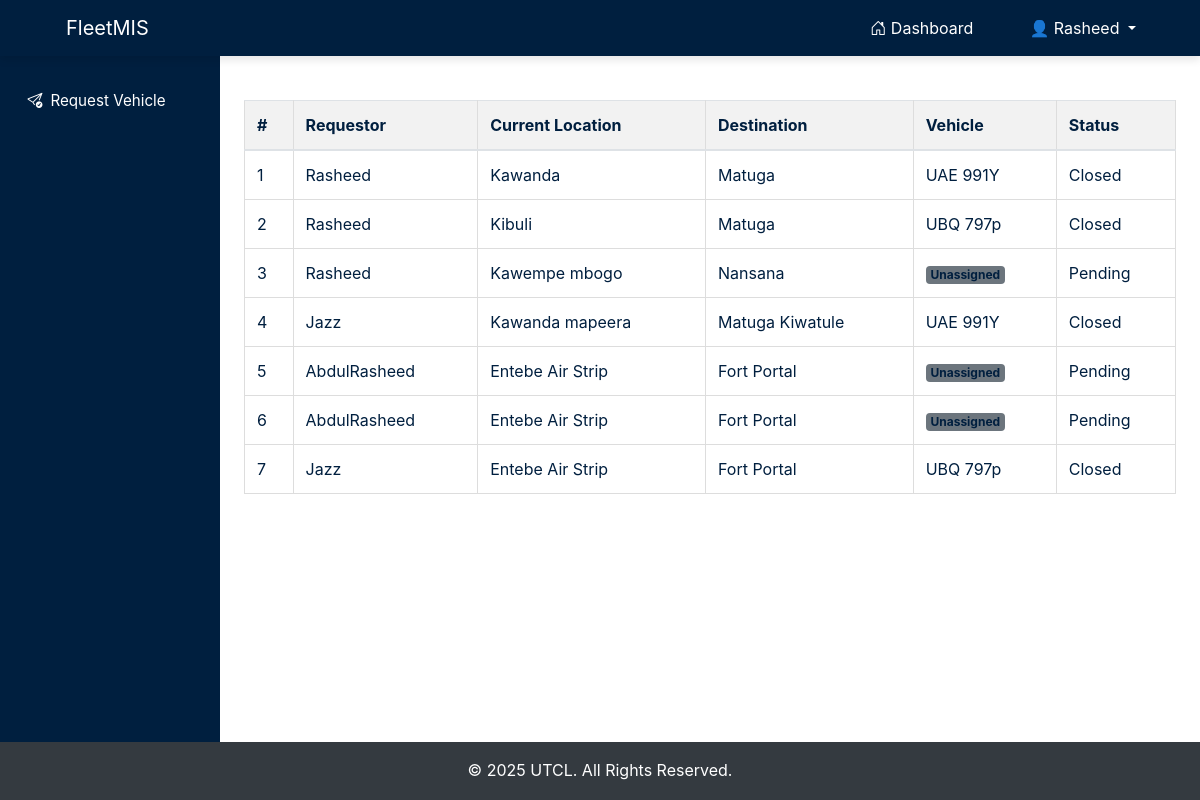
Screenshot of /requests/ (signed in) with the database file from the repository.
### fleetApp/models.py (models this page shows, shortened)
class Request(models.Model):
    REQUEST_STATE = [
        ("P", "Pending"),
        ("O", "Open"),
        ("C", "Closed"),
    ]
    requestor = models.ForeignKey(User, on_delete=models.CASCADE, related_name="requests")
    request_date = models.DateField(auto_now_add=True)
    current_location = models.CharField(max_length=50)
    destination = models.CharField(max_length=50)
    purpose = models.CharField(max_length=100)
    vehicle = models.ForeignKey('Vehicle', on_delete=models.CASCADE, null=True, blank=True)
    time_of_allocation = models.DateTimeField(null=True, blank=True)
    request_status = models.CharField(max_length=1, choices=REQUEST_STATE, default="P")
    mileage_at_assignment = models.IntegerField(null=True, blank=True)
    mileage_at_return = models.IntegerField(null=True, blank=True)

class Vehicle(models.Model):
  ENGIN = [
    ("GAS", "Gasoline"),
    ("HYB", "Hybrid"),
    ("DIS", "Diesel"),
    ("ELE", "Electric")
  ]
  STATUS = [
    ("Av", "Available"),
    ("Allocated", "Allocated")
  ]
  vehicle_plate = models.CharField(max_length=20)
  vehicle_type = models.CharField(max_length=50)
  mileage = models.PositiveIntegerField()
  engine_type = models.CharField(max_length=4, choices=ENGIN)
  status = models.CharField(max_length=9, choices=STATUS, default="Available")

### fleetApp/views.py (the view)
# urls.py: path('requests/', views.request_list, name='request_list'),
@login_required
def request_list(request):
    status_filter = request.GET.get('status')
    if status_filter == 'pending':
        requests = Request.objects.filter(request_status='P')  # 'P' for Pending
    elif status_filter == 'closed':
        requests = Request.objects.filter(request_status='C')  # 'C' for Closed
    else:
        requests = Request.objects.all()  # Default: show all requests
    context = {
        'requests': requests
    }
    return render(request, 'fleetApp/requisition/request_list.html', context)

### fleetApp/templatetags/group_tags.py (called while the page is built)
@register.filter(name='has_group')
def has_group(user, group_name):
    return user.groups.filter(name=group_name).exists()

### fleetApp/templates/fleetApp/requisition/request_list.html (shortened to what this page needs)
{% extends "main.html" %}
{% load crispy_forms_tags %}
{% block content %}
<table class="table">
    <thead>
        <tr>
            <th>#</th>
            <th>Requestor</th>
            <th>Current Location</th>
            <th>Destination</th>
            <th>Vehicle</th>
            <th>Status</th>
        </tr>
    </thead>
    <tbody>
        {% for request in requests %}
        <tr>
            <td>{{ forloop.counter }}</td>
            <td>{{ request.requestor.username }}</td>
            <td>{{ request.current_location }}</td>
            <td>{{ request.destination }}</td>
            <td>
                {% if request.vehicle %}
                    {{ request.vehicle.vehicle_plate }}
                {% else %}
                    <span class="badge bg-secondary">Unassigned</span>
                {% endif %}
            </td>
            <td>{{ request.get_request_status_display }}</td>
        </tr>
        {% endfor %}
    </tbody>
</table>
{% endblock %}

### fleetApp/templates/main.html (shortened to what this page needs)
<!DOCTYPE html>
<html lang="en">
<head>
    {% load group_tags %}
    {% load static %}
    <link href="https://cdn.jsdelivr.net/npm/bootstrap-icons/font/bootstrap-icons.css" rel="stylesheet">
    <link rel="stylesheet" href="{% static 'css/bootstrap.min.css' %}">
    <link rel="stylesheet" href="{% static 'css/styles.css' %}">
</head>
<body>
    <nav class="navbar navbar-expand-lg" style="background-color: #001f3f;">
        <div class="container-fluid">
            <a class="navbar-brand text-white fw-bold" href="">FleetMIS</a>
            <div class="collapse navbar-collapse justify-content-end" id="navbarNav">
                <ul class="navbar-nav">
                    {% if user.is_authenticated %}
                        <li class="nav-item">
                            <a class="nav-link text-white" href="{% url 'home' %}">
                                <i class="bi bi-house-door"></i> Dashboard
                            </a>
                        </li>
                        <li class="nav-item dropdown">
                            <a class="nav-link dropdown-toggle text-white" href="#" role="button" data-bs-toggle="dropdown">
                                👤 {{ user.get_full_name|default:user.username }}
                            </a>
                        </li>
                    {% endif %}
                </ul>
            </div>
        </div>
    </nav>
    {% if user.is_authenticated %}
        {% if user|has_group:"Admins" %}
            <div id="sidebar-wrapper">
                <div class="list-group list-group-flush px-2 pt-4">
                    <a href="/admin/auth/user/" class="list-group-item list-group-item-action bg-transparent text-white sidebar-link" target="_blank">
                        <i class="bi bi-person-gear"></i> Users
                    </a>
                    <a href="/admin/auth/group/" class="list-group-item list-group-item-action bg-transparent text-white sidebar-link" target="_blank">
                        <i class="bi bi-people-fill"></i> Groups
                    </a>
                    <a href="{% url 'vehicle' %}" class="list-group-item list-group-item-action bg-transparent text-white sidebar-link">
                        <i class="bi bi-truck"></i> Vehicles
                    </a>
                    <a href="{% url 'drivers' %}" class="list-group-item list-group-item-action bg-transparent text-white sidebar-link">
                        <i class="bi bi-person-lines-fill"></i> Drivers
                    </a>
                    <a href="{% url 'requestor_list' %}" class="list-group-item list-group-item-action bg-transparent text-white sidebar-link">
                        <i class="bi bi-people"></i> Requestors
                    </a>
                    <a href="{% url 'requisitions' %}" class="list-group-item list-group-item-action bg-transparent text-white sidebar-link">
                        <i class="bi bi-journal-check"></i> Requisitions
                    </a>
                    <a href="{% url 'add_request' %}" class="list-group-item list-group-item-action bg-transparent text-white sidebar-link">
                        <i class="bi bi-send-check"></i> Request Vehicle
                    </a>
                    <a href="{% url 'service_provider_list' %}" class="list-group-item list-group-item-action bg-transparent text-white sidebar-link">
                        <i class="bi bi-building-gear"></i> Service Providers
                    </a>
                    <a href="{% url 'service_list' %}" class="list-group-item list-group-item-action bg-transparent text-white sidebar-link">
                        <i class="bi bi-wrench-adjustable"></i> Services
                    </a>
                    <a href="{% url 'requestSummary' %}" class="list-group-item list-group-item-action bg-transparent text-white sidebar-link">
                        <i class="bi bi-bar-chart-line"></i> Reports
                    </a>
                </div>
            </div>
        {% elif user|has_group:"FleetUsers" %}
            <div id="sidebar-wrapper">
                <div class="list-group list-group-flush px-2 pt-4">
                    <a href="{% url 'add_request' %}" class="list-group-item list-group-item-action bg-transparent text-white sidebar-link">
                        <i class="bi bi-send-check"></i> Request Vehicle
                    </a>
                </div>
            </div>
        {% endif %}
    {% endif %}
    <main class="main-content">
        {% block content %}{% endblock %}
    </main>
    <footer class="bg-dark text-white text-center py-3 mt-auto">
        <p class="mb-0">&copy; 2025 UTCL. All Rights Reserved.</p>
    </footer>
</body>
</html>

### fleetApp/static/css/styles.css (style rules this page uses)
nav ul { list-style-type: none; padding: 0; }
nav ul li { display: inline; margin-right: 10px; }
nav { display: flex; justify-content: center; background-color: #FF851B; padding: 10px 0; box-shadow: 0 4px 8px rgba(0, 0, 0, 0.1); }
nav a { color: #fff; text-decoration: none; margin: 0 15px; padding: 10px 20px; border-radius: 5px; transition: background-color 0.3s ease; }
main { padding: 40px; background-color: #fff; color: #001f3f; max-width: 1200px; margin: auto; }
p { font-size: 1.1em; line-height: 1.6; margin-bottom: 20px; }
table { width: 100%; border-collapse: collapse; margin-top: 20px; }
table, th, td { border: 1px solid #ddd; }
th, td { padding: 8px; text-align: left; }
th { background-color: #f2f2f2; }
footer { background-color: #001f3f; color: #fff; text-align: center; padding: 20px; position: fixed; bottom: 0; width: 100%; }
footer p { margin: 0; font-size: 1em; }

### fleetApp/templates/main.html (style rules this page uses)
body { margin: auto; padding: 0; overflow-x: hidden; }
#sidebar-wrapper { width: 220px; background-color: #001f3f; color: white; height: 100vh; overflow-y: auto; position: fixed; }
.sidebar-link { padding: 10px 1.2rem; display: flex; align-items: center; font-size: 0.95rem; gap: 0.5rem; }
.main-content { margin-left: 220px; padding: 1.5rem; }
.navbar { z-index: 1000; }

### rows the page displays
Request: requestor.username "Rasheed", current_location "Kawanda", destination "Matuga", vehicle.vehicle_plate "UAE 991Y", request_status "Closed"
Request: requestor.username "Rasheed", current_location "Kibuli", destination "Matuga", vehicle.vehicle_plate "UBQ 797p", request_status "Closed"
Request: requestor.username "Rasheed", current_location "Kawempe mbogo", destination "Nansana", shows "Unassigned", request_status "Pending"
Request: requestor.username "Jazz", current_location "Kawanda mapeera", destination "Matuga Kiwatule", vehicle.vehicle_plate "UAE 991Y", request_status "Closed"
Request: requestor.username "AbdulRasheed", current_location "Entebe Air Strip", destination "Fort Portal", shows "Unassigned", request_status "Pending"
Request: requestor.username "AbdulRasheed", current_location "Entebe Air Strip", destination "Fort Portal", shows "Unassigned", request_status "Pending"
Request: requestor.username "Jazz", current_location "Entebe Air Strip", destination "Fort Portal", vehicle.vehicle_plate "UBQ 797p", request_status "Closed"

### other values shown
{{ user.get_full_name|default:user.username }} "Rasheed"
